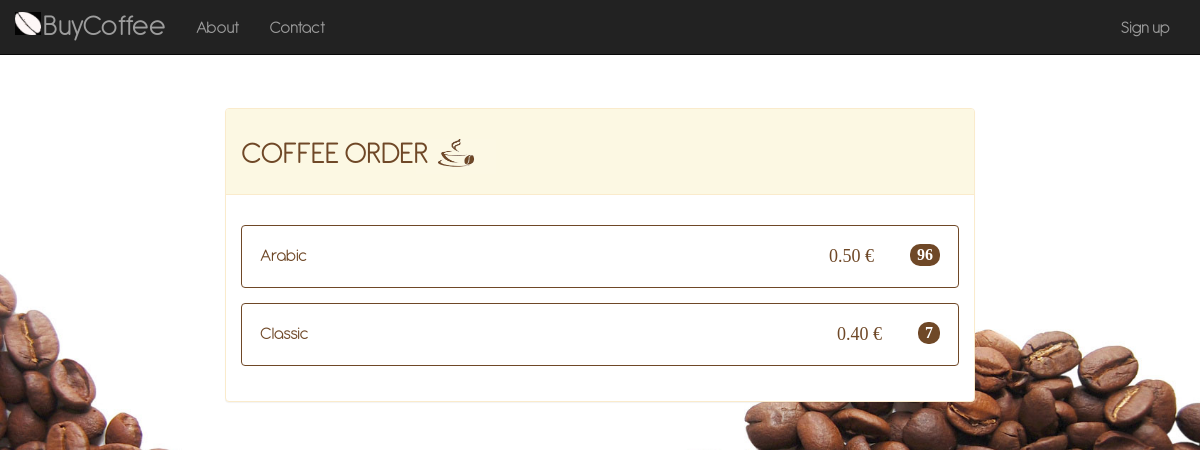
/coffee/, run on an earlier commit of the app's database.
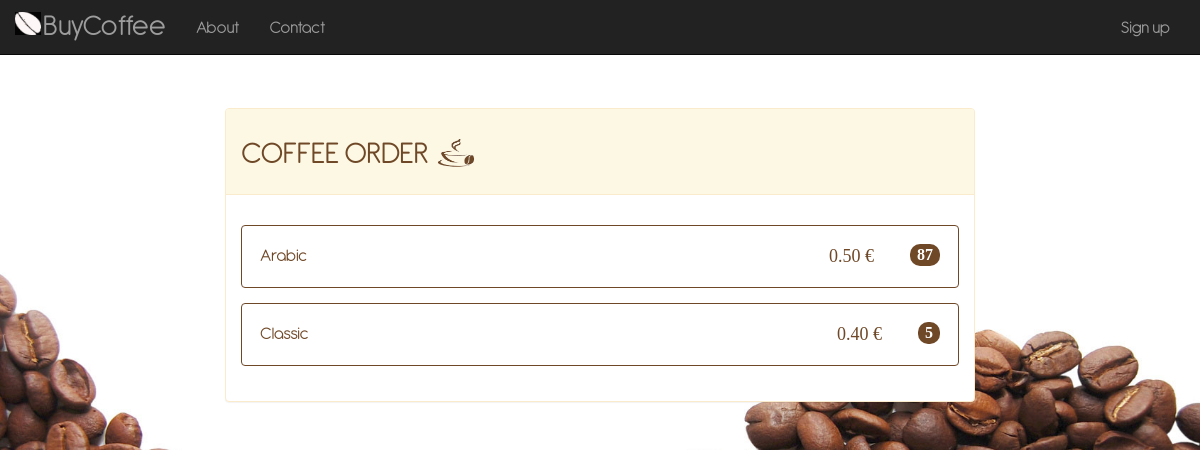
And on a later commit of the database.
### coffee/models.py (models this page shows, shortened)
class CoffeeCapsule(models.Model):
    CLASSIC = 'Classic'
    ARABIC = 'Arabic'
    COFFEE_CHOICES = (
        (CLASSIC, 'Classic'),
        (ARABIC, 'Arabic'),
    )
    coffeeType = models.CharField('Type', choices=COFFEE_CHOICES, max_length=25)
    additionDate = models.DateTimeField('addition date', default=timezone.now)
    expirationDate = models.DateTimeField('expiration date')
    coffeeDescription = models.TextField('Description', max_length=400, help_text="Insert a brief product description")
    coffeePrice = models.DecimalField('Price', max_digits=4, decimal_places=2, default=0.50)
    coffeeQuantity = models.PositiveSmallIntegerField('Quantity', default=1, editable=True)
    coffeeImage = models.ImageField(blank=True, null=True)

### coffee/views.py (the view)
# urls.py: path('', views.IndexView.as_view(), name='index'),
class IndexView(generic.ListView):
    template_name = 'coffee/index.html'
    context_object_name = 'coffee_list'
    def get_queryset(self):
        return CoffeeCapsule.objects.all().values('coffeeType', 'coffeePrice').annotate(coffeeQuantity=Sum('coffeeQuantity'))

### coffee/templates/coffee/index.html (shortened to what this page needs)
<!doctype html>
<html>
    <head>
        {% load static %}
        <link href="{% static '/coffee/css/bootstrap.min.css' %}" rel="stylesheet" type="text/css">
        <link href="{% static '/coffee/css/custom.css' %}" rel="stylesheet" type="text/css">
    </head>
    <body>
    <nav class="navbar navbar-inverse navbar-fixed-top" role="navigation">
        <div class="container">
            <div class="navbar-header">
                <a class="navbar-brand" href="{% url 'index' %}">
                    BuyCoffee
                </a>
            </div>
            <div class="collapse navbar-collapse" id="bs-example-navbar-collapse-1">
                <ul class="nav navbar-nav">
                    <li>
                        <a href="{% url 'about' %}">About</a>
                    </li>
                    <li>
                        <a href="{% url 'contact' %}">Contact</a>
                    </li>
                </ul>
                <ul class="nav navbar-nav navbar-right">
                    <li>
                        <a id="signup" href="{% url 'registration' %}">Sign up</a>
                    </li>
                </ul>
            </div>
        </div>
    </nav>
        <div class="container-fluid">
            <div class="panel panel-warning">
                <div class="panel-heading">
                    <h1 id="title">COFFEE ORDER</h1>
                </div>
                <div id="panel-index-body" class="panel-body">
                    {% load static %}
                    {% if coffee_list %}
                    <ul class="list-group">
                        {% for capsule in coffee_list %}
                            {% if capsule.coffeeQuantity is 0 %}
                                <button type="button" class="list-group-item disabled">
                                    <font color="#808080">{{ capsule.coffeeType }}</font>
                                    <span class="badge badge-primary badge-pill">No available</span>
                                </button>
                            {% else %}
                                <a class="nounderline" href="{% url 'payment' capsule.coffeeType %}">
                                    <button type="button" class="list-group-item">
                                        <font color="#6F4827">{{ capsule.coffeeType }}</font>
                                        <span class="badge badge-primary badge-pill">{{ capsule.coffeeQuantity }}</span>
                                        <span id="priceId">{{ capsule.coffeePrice }} €</span>
                                    </button>
                                </a>
                            {% endif %}
                        {% endfor %}
                    </ul>
                    {% else %}
                    <ul class="list-group-item-warning">Non ci sono cialde disponibili</ul>
                    {% endif %}
                </div>
            </div>
        </div>
    </body>
</html>

What changed in the data, as far as the page shows it:
changed CoffeeCapsule "Arabic": coffeeQuantity "96" → "87"
changed CoffeeCapsule "Classic": coffeeQuantity "7" → "5"
